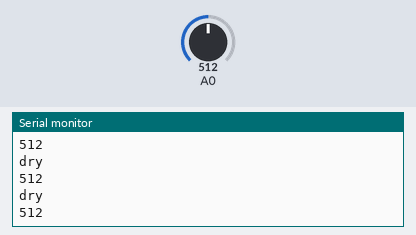
A sketch run on a simulated Arduino Uno, built with avr-gcc and run on an emulated ATmega328P. Shown: the last lines printed to the serial monitor. The inputs (shaded band) are chosen by the test bench; at power-on: A0 = 512.

Above: at 1.2 s.
1.3 s: A0 set to 610
At 2.0 s:
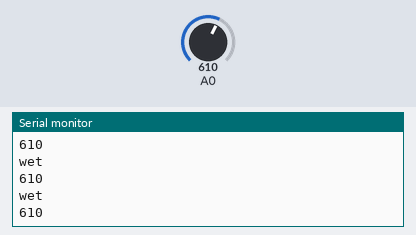
2.8 s: A0 set to 590
At 3.3 s:
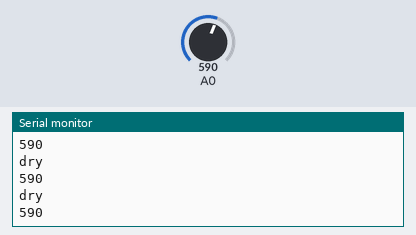
Timing chart, 0 to 5.8 s (numbered marks = the images above; inputs shaded):
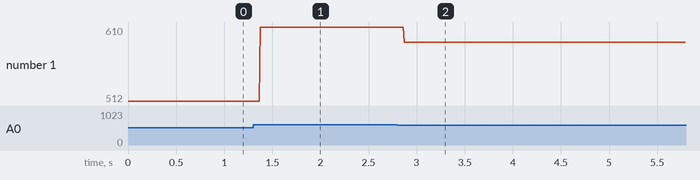

The sketch:

analogtask_may20d.ino
```cpp
void setup() {
  // put your setup code here, to run once:
Serial.begin(9600);
pinMode(A0,INPUT);
}

void loop() {
  // put your main code here, to run repeatedly:
int s=analogRead(A0);
 Serial.println(s);
    if(s>600)
    {
      Serial.println("wet");
    }
    else
    {
      Serial.println("dry");
    }
}
```

Measured:
- after the input at 1.3 s, the serial monitor: prints a new line after 0.07 s (image 1)
- after the input at 2.8 s, the serial monitor: prints a new line after 0.07 s (image 2)
- plotted number 1: 512 → 610 after the input at 1.3 s, 610 → 590 after the input at 2.8 s
